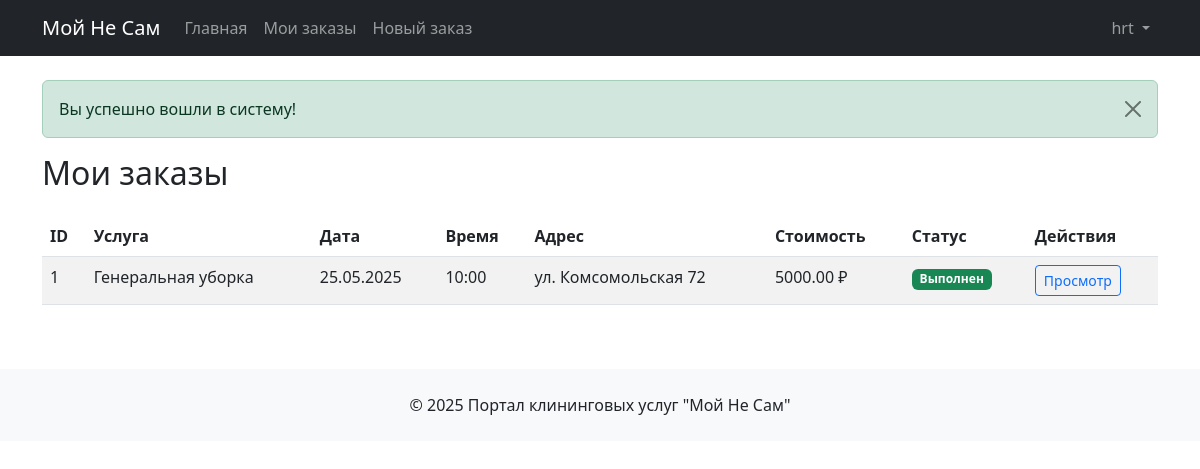
Page /orders.php (signed in) on the committed database.
### tables this page shows
CREATE TABLE `orders` (
  `id` int NOT NULL,
  `user_id` int NOT NULL,
  `service_id` int NOT NULL,
  `address` text NOT NULL,
  `contact_phone` varchar(20) NOT NULL,
  `desired_date` date NOT NULL,
  `desired_time` time NOT NULL,
  `payment_type` enum('cash','card') NOT NULL,
  `status` enum('new','confirmed','completed','cancelled') DEFAULT 'new',
  `cancellation_reason` text,
  `created_at` timestamp NULL DEFAULT CURRENT_TIMESTAMP,
  `updated_at` timestamp NULL DEFAULT CURRENT_TIMESTAMP ON UPDATE CURRENT_TIMESTAMP
);

CREATE TABLE `services` (
  `id` int NOT NULL,
  `name` varchar(100) NOT NULL,
  `description` text,
  `price` decimal(10,2) NOT NULL,
  `duration` int NOT NULL COMMENT 'Duration in minutes'
);

### includes/functions.php (called while the page is built, shortened)
<?php
function getUserOrders($userId) {
    global $pdo;
    $stmt = $pdo->prepare("
        SELECT o.*, s.name as service_name, s.price
        FROM orders o
        JOIN services s ON o.service_id = s.id
        WHERE o.user_id = ?
        ORDER BY o.created_at DESC
    ");
    $stmt->execute([$userId]);
    return $stmt->fetchAll();
}
function getStatusText($status) {
    switch ($status) {
        case 'completed':
            return 'Выполнен';
    }
}
?>

### orders.php (the view, shortened to what this page needs)
<?php
$orders = getUserOrders($_SESSION['user_id']);
include 'templates/header.php';
?>
<div class="row">
    <div class="col-12">
        <h2 class="mb-4">Мои заказы</h2>
        <?php if (empty($orders)): ?>
        <div class="alert alert-info">
            У вас пока нет заказов. <a href="create_order.php" class="alert-link">Создайте первый заказ</a>.
        </div>
        <?php else: ?>
        <div class="table-responsive">
            <table class="table table-striped">
                <thead>
                    <tr>
                        <th>ID</th>
                        <th>Услуга</th>
                        <th>Дата</th>
                        <th>Время</th>
                        <th>Адрес</th>
                        <th>Стоимость</th>
                        <th>Статус</th>
                        <th>Действия</th>
                    </tr>
                </thead>
                <tbody>
                    <?php foreach ($orders as $order): ?>
                    <tr>
                        <td><?= $order['id'] ?></td>
                        <td><?= htmlspecialchars($order['service_name']) ?></td>
                        <td><?= date('d.m.Y', strtotime($order['desired_date'])) ?></td>
                        <td><?= date('H:i', strtotime($order['desired_time'])) ?></td>
                        <td><?= htmlspecialchars($order['address']) ?></td>
                        <td><?= $order['price'] ?> ₽</td>
                        <td>
                            <?php
                            $statusClass = '';
                            switch ($order['status']) {
                                case 'completed':
                                    $statusClass = 'bg-success';
                                    break;
                            }
                            ?>
                            <span class="badge <?= $statusClass ?>"><?= getStatusText($order['status']) ?></span>
                        </td>
                        <td>
                            <a href="view_order.php?id=<?= $order['id'] ?>" class="btn btn-sm btn-outline-primary">Просмотр</a>
                        </td>
                    </tr>
                    <?php endforeach; ?>
                </tbody>
            </table>
        </div>
        <?php endif; ?>
    </div>
</div>
<?php
include 'templates/footer.php';
?>

### rows in the picture
orders: id "1", service.name "Генеральная уборка", desired_date "25.05.2025", desired_time "10:00", address "ул. Комсомольская 72", service.price "5000.00", status "Выполнен"

### other values in the picture
$_SESSION['user_login'] "hrt"
$_SESSION['alert']['message'] "Вы успешно вошли в систему!"
